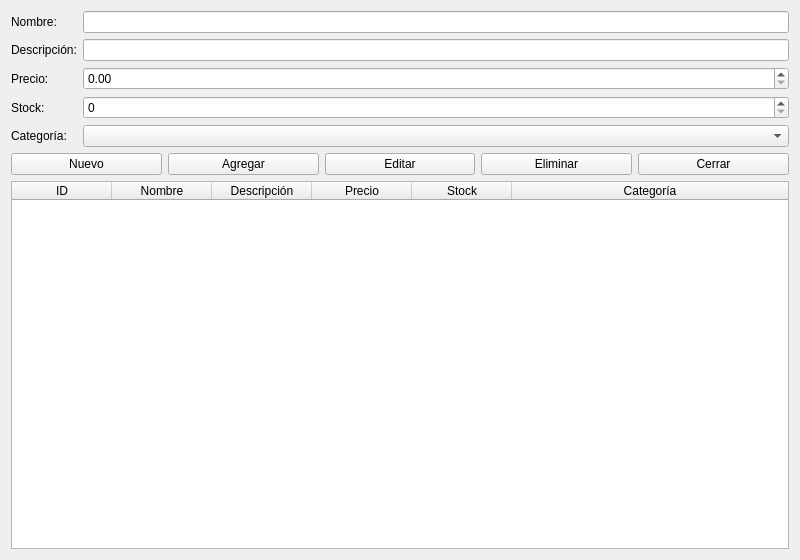
<?xml version="1.0" encoding="UTF-8"?>
<ui version="4.0"><class>VentanaProducto</class>
<widget class="QDialog" name="VentanaProducto">
<property name="geometry"><rect><x>0</x><y>0</y><width>800</width><height>560</height></rect></property>
<property name="windowTitle"><string>Productos</string></property>
<layout class="QVBoxLayout" name="layoutPrincipal">
<item><layout class="QFormLayout" name="layoutFormulario"><item row="0" column="0"><widget class="QLabel" name="lblNombre"><property name="text"><string>Nombre:</string></property></widget></item><item row="0" column="1"><widget class="QLineEdit" name="txtNombre"><property name="maxLength"><number>100</number></property></widget></item><item row="1" column="0"><widget class="QLabel" name="lblDescripcion"><property name="text"><string>Descripción:</string></property></widget></item><item row="1" column="1"><widget class="QLineEdit" name="txtDescripcion"><property name="maxLength"><number>255</number></property></widget></item><item row="2" column="0"><widget class="QLabel" name="lblPrecio"><property name="text"><string>Precio:</string></property></widget></item><item row="2" column="1"><widget class="QDoubleSpinBox" name="spnPrecio"><property name="decimals"><number>2</number></property><property name="maximum"><double>99999999.99</double></property></widget></item><item row="3" column="0"><widget class="QLabel" name="lblStock"><property name="text"><string>Stock:</string></property></widget></item><item row="3" column="1"><widget class="QSpinBox" name="spnStock"><property name="maximum"><number>2147483647</number></property></widget></item><item row="4" column="0"><widget class="QLabel" name="lblCategoria"><property name="text"><string>Categoría:</string></property></widget></item><item row="4" column="1"><widget class="QComboBox" name="cmbCategoria"/></item></layout></item>
<item><layout class="QHBoxLayout" name="layoutBotones"><item><widget class="QPushButton" name="btnNuevo"><property name="text"><string>Nuevo</string></property><property name="autoDefault"><bool>false</bool></property></widget></item><item><widget class="QPushButton" name="btnAgregar"><property name="text"><string>Agregar</string></property><property name="autoDefault"><bool>false</bool></property></widget></item><item><widget class="QPushButton" name="btnEditar"><property name="text"><string>Editar</string></property><property name="autoDefault"><bool>false</bool></property></widget></item><item><widget class="QPushButton" name="btnEliminar"><property name="text"><string>Eliminar</string></property><property name="autoDefault"><bool>false</bool></property></widget></item><item><widget class="QPushButton" name="btnCerrar"><property name="text"><string>Cerrar</string></property><property name="autoDefault"><bool>false</bool></property></widget></item></layout></item>
<item><widget class="QTableWidget" name="tblProductos">
<property name="editTriggers"><set>QAbstractItemView::EditTrigger::NoEditTriggers</set></property>
<property name="selectionMode"><enum>QAbstractItemView::SelectionMode::SingleSelection</enum></property>
<property name="selectionBehavior"><enum>QAbstractItemView::SelectionBehavior::SelectRows</enum></property>
<attribute name="horizontalHeaderStretchLastSection"><bool>true</bool></attribute>
<column><property name="text"><string>ID</string></property></column><column><property name="text"><string>Nombre</string></property></column><column><property name="text"><string>Descripción</string></property></column><column><property name="text"><string>Precio</string></property></column><column><property name="text"><string>Stock</string></property></column><column><property name="text"><string>Categoría</string></property></column></widget></item>
</layout></widget><resources/><connections/></ui>
